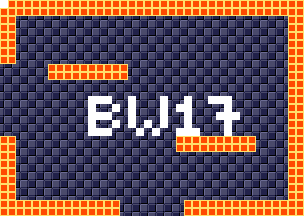

This is a level from a 2D game, rendered from its Tiled map with the project's own tilesets. A one-line summary and the map file follow, with tile-layer data summarised:
An orthogonal 38x27 tile map with 8x8 px tiles, 4 tile layers (background, foreground, room numbers, Objects), 15 tilesets.

<map version="1.5" tiledversion="1.7.1" orientation="orthogonal" renderorder="right-down" width="38" height="27" tilewidth="8" tileheight="8" infinite="0" nextlayerid="11" nextobjectid="1">
 <tileset firstgid="1" source="tilesheets/tsKarniMata.tsx" />
 <tileset firstgid="1025" source="tilesheets/tsVoodooWasp.tsx" />
 <tileset firstgid="2049" source="tilesheets/tsBurial.tsx" />
 <tileset firstgid="3073" source="tilesheets/tsBlueTemple.tsx" />
 <tileset firstgid="4097" source="tilesheets/tsGoddess.tsx" />
 <tileset firstgid="5121" source="tilesheets/tsKonark.tsx" />
 <tileset firstgid="6145" name="sEnemies" tilewidth="8" tileheight="8" tilecount="1024" columns="32">
  <image source="../grapx/tilesheets/sObjects.bmp" trans="ff94ff" width="256" height="256" />
 </tileset>
 <tileset firstgid="7169" source="tilesheets/tsIceTemple.tsx" />
 <tileset firstgid="8193" source="tilesheets/tsLavaArea.tsx" />
 <tileset firstgid="9217" source="tilesheets/tsBossArea.tsx" />
 <tileset firstgid="10241" source="tilesheets/tsPegu.tsx" />
 <tileset firstgid="11265" source="tilesheets/sTiwanakuTemple.tsx" />
 <tileset firstgid="12289" source="tilesheets/sIndraTemple.tsx" />
 <tileset firstgid="13313" source="tilesheets/sTeleport.tsx" />
 <tileset firstgid="14337" source="tilesheets/sObjects.tsx" />
 <layer id="2" name="background" width="38" height="27">
  <data>[1026 cells, 1026 non-empty, 2 distinct tile ids]</data>
 </layer>
 <layer id="1" name="foreground" width="38" height="27">
  <data>[1026 cells, 250 non-empty, 1 distinct tile ids]</data>
 </layer>
 <layer id="7" name="room numbers" width="38" height="27">
  <data>[1026 cells, 42 non-empty, 1 distinct tile ids]</data>
 </layer>
 <layer id="10" name="Objects" width="38" height="27">
  <data>[1026 cells, 0 non-empty, 0 distinct tile ids]</data>
 </layer>
</map>
